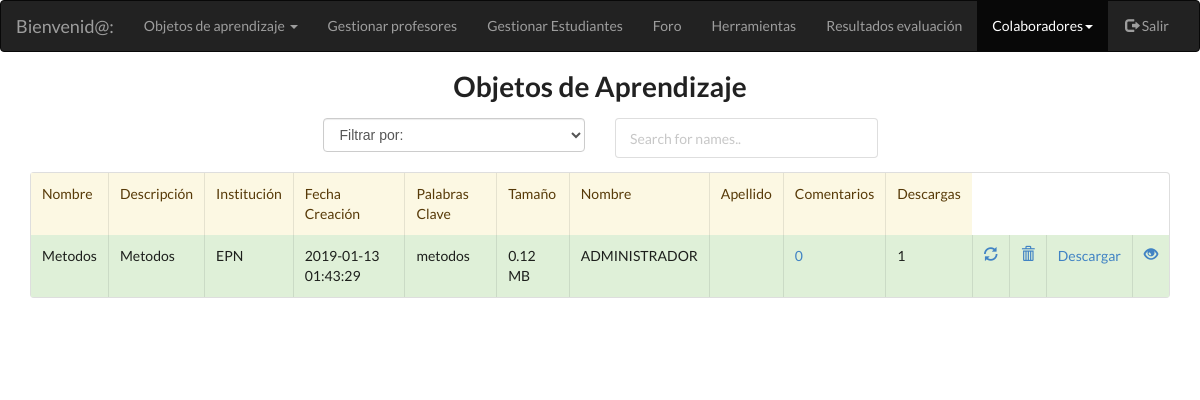
Page /aplicacion/modulos_administrador/adm_colaboradores/contribuciones.php on the earlier database version.
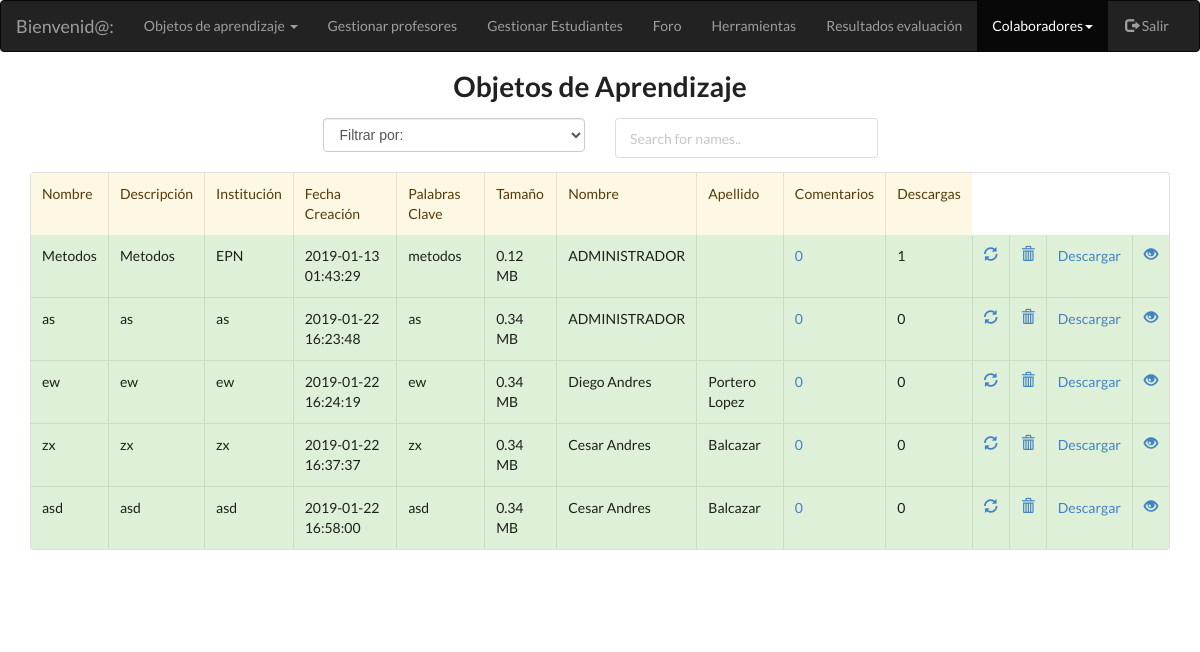
Same page on the later database version.
### tables this page shows
CREATE TABLE `objeto_aprendizaje` (
  `idobjeto_aprendizaje` int(11) NOT NULL,
  `nombre` varchar(45) DEFAULT NULL,
  `descripcion` varchar(500) DEFAULT NULL,
  `id_usuario` int(11) DEFAULT NULL,
  `institucion` varchar(45) DEFAULT NULL,
  `fechaCreacion` timestamp NOT NULL DEFAULT CURRENT_TIMESTAMP,
  `palabras_clave` varchar(500) DEFAULT NULL,
  `tamanio` varchar(45) DEFAULT NULL,
  `ruta` varchar(45) DEFAULT NULL,
  `materia` varchar(50) DEFAULT NULL,
  `descarga` int(11) DEFAULT NULL
);

CREATE TABLE `estudiante` (
  `idestudiante` int(11) NOT NULL,
  `ci` varchar(45) DEFAULT NULL,
  `nombres` varchar(45) DEFAULT NULL,
  `apellidos` varchar(45) DEFAULT NULL,
  `carrera` varchar(45) DEFAULT NULL,
  `id_facultad` int(11) DEFAULT NULL,
  `mail` varchar(45) DEFAULT NULL,
  `id_usuario` int(11) DEFAULT NULL
);

CREATE TABLE `profesor` (
  `idprofesor` int(11) NOT NULL,
  `ci` varchar(10) DEFAULT NULL,
  `nombres` varchar(45) DEFAULT NULL,
  `apellidos` varchar(45) DEFAULT NULL,
  `id_departamento` int(11) DEFAULT NULL,
  `id_facultad` int(11) DEFAULT NULL,
  `mail` varchar(45) DEFAULT NULL,
  `id_usuario` int(11) DEFAULT NULL
);

### aplicacion/clases_negocio/funciones_oa_profesor.php (called while the page is built, shortened)
<?php
function obtener_tipo_usuario_con_id($id_usuario){
    $conexion = new Conexion();
    $statement = 'select * from usuario where idUsuario=?';
    $consulta = $conexion->prepare($statement);
    $consulta->setFetchMode(PDO::FETCH_ASSOC);
    $consulta->execute([$id_usuario]);
    if ($consulta->rowCount() != 0) {
        $fila = $consulta->fetch();
        $tipo_usuario = $fila['tipo_usuario'];
    }
    if (isset($tipo_usuario)) {
        return $tipo_usuario;
    } else {
        return null;
    }
}
function obtener_id_profesor_con_id_usuario($id_usuario) {
    $conexion = new Conexion();
    $statement = 'select pro.idprofesor from usuario as us, profesor as pro where us.idUsuario=pro.id_usuario and us.idUsuario=?';
    $consulta = $conexion->prepare($statement);
    $consulta->setFetchMode(PDO::FETCH_ASSOC);
    $consulta->execute([$id_usuario]);
    if ($consulta->rowCount() != 0) {
        $fila = $consulta->fetch();
        $id_profesor = $fila['idprofesor'];
    }
    if (isset($id_profesor)) {
        return $id_profesor;
    } else {
        return null;
    }
}
function obtener_id_estudiante_con_id_usuario($id_usuario) {
    $conexion = new Conexion();
    $statement = 'select pro.idestudiante from usuario as us, estudiante as pro where us.idUsuario=pro.id_usuario and us.idUsuario=?';
    $consulta = $conexion->prepare($statement);
    $consulta->setFetchMode(PDO::FETCH_ASSOC);
    $consulta->execute([$id_usuario]);
    if ($consulta->rowCount() != 0) {
        $fila = $consulta->fetch();
        $id_profesor = $fila['idestudiante'];
    }
    if (isset($id_profesor)) {
        return $id_profesor;
    } else {
        return null;
    }
}
function obtener_profesor_como_arreglo($id_profesor) {
    $conexion = new Conexion();
    $statement = 'select * from profesor where idprofesor=?';
    $consulta = $conexion->prepare($statement);
    $consulta->setFetchMode(PDO::FETCH_ASSOC);
    $consulta->execute([$id_profesor]);
    if ($consulta->rowCount() != 0) {
        $fila = $consulta->fetch();
    }
    if (isset($fila)) {
        return $fila;
    } else {
        return null;
    }
}
function obtener_estudiante_como_arreglo($id_profesor) {
    $conexion = new Conexion();
    $statement = 'select * from estudiante where idestudiante=?';
    $consulta = $conexion->prepare($statement);
    $consulta->setFetchMode(PDO::FETCH_ASSOC);
    $consulta->execute([$id_profesor]);
    if ($consulta->rowCount() != 0) {
        $fila = $consulta->fetch();
    }
    if (isset($fila)) {
        return $fila;
    } else {
        return null;
    }
}
function obtener_nro_comentarios_oa($id_objeto_aprendizaje) {
    $conexion = new Conexion();
    $statement = 'select count(*) as nro_comentarios from objeto_aprendizaje as oa, comentario as c where oa.idobjeto_aprendizaje=c.id_objeto_aprendizaje and c.id_objeto_aprendizaje=?';
    $consulta = $conexion->prepare($statement);
    $consulta->setFetchMode(PDO::FETCH_ASSOC);
    $consulta->execute([$id_objeto_aprendizaje]);
    if ($consulta->rowCount() != 0) {
        $fila = $consulta->fetch();
        $id_profesor = $fila['nro_comentarios'];
    }
    if (isset($id_profesor)) {
        return $id_profesor;
    } else {
        return null;
    }
}
?>

### aplicacion/modulos_administrador/adm_colaboradores/contribuciones.php (the view, shortened to what this page needs)
<?php
require '../../clases_negocio/funciones_oa_profesor.php';
?>
<!DOCTYPE html PUBLIC "-//W3C//DTD XHTML 1.0 Transitional//EN" "http://www.w3.org/TR/xhtml1/DTD/xhtml1-transitional.dtd">
<html xmlns="http://www.w3.org/1999/xhtml" lang="es">
<head>
    <link rel="stylesheet" href="../../../plugins/bootstrap/css/bootstrap.min.css">
    <link rel="stylesheet" href="../../../estilos/semantic.css">
</head>
<body>
<?php include './navbar_adm_colaboradores.php';?>
<div class="container-fluid text-center">
    <div class="row content">
        <div class="col-sm-12 text-center">
            <h1 class="ui header">Objetos de Aprendizaje</h1>
            <form action="../../modulos_administrador/adm_ejecutar_buscar.php" method="post" enctype="multipart/form-data">
                <div class="col-md-3">
                </div>
                <div class="col-md-3 text-left ">
                    <select class= "form-control" name="tipo_criterio" dir="ltr" id="opcBus" required>
                        <option value="">Filtrar por:</option>
                    </select><br>
                </div>
                <div  class="ui input col-md-3 text-center"">
                <input type="text" id="myInput" onkeyup="myFunction()" placeholder="Search for names.." title="Type in a name"><br><br>
                </div>
            </form>
            <div class="container" >
                <table class="ui celled table" id="myTable">
                    <thead>
                    <tr class="warning">
                        <td>Nombre</td>
                        <td>Descripción</td>
                        <td>Institución</td>
                        <td>Fecha Creación</td>
                        <td>Palabras Clave</td>
                        <td>Tamaño</td>
                        <td>Nombre</td>
                        <td>Apellido</td>
                        <td>Comentarios</td>
                        <td>Descargas</td>
                    </tr>
                    </thead>
            </div>
            <?php
            $statement = ("select * from objeto_aprendizaje");
            $conexion = new Conexion();
            $consulta = $conexion->prepare($statement);
            $consulta->setFetchMode(PDO::FETCH_ASSOC);
            $consulta->execute();
            if ($consulta->rowCount() != 0) {
                while ($row = $consulta->fetch()) {
                    echo '<tr class="success">';
                    echo '<td>' . $row['nombre'] . '</td>';
                    echo '<td>' . $row['descripcion'] . '</td>';
                    echo '<td>' . $row['institucion'] . '</td>';
                    echo '<td>' . $row['fechaCreacion'] . '</td>';
                    echo '<td>' . $row['palabras_clave'] . '</td>';
                    echo '<td>' . number_format($row['tamanio'] / 1e6, 2, '.', '') . ' MB' . '</td>';
                    if (obtener_tipo_usuario_con_id($row['id_usuario']) == 'ADM') {
                        echo '<td>ADMINISTRADOR</td><td></td>';
                    } else if(obtener_tipo_usuario_con_id($row['id_usuario']) == 'PRO') {
                        $profesor = obtener_profesor_como_arreglo(obtener_id_profesor_con_id_usuario($row['id_usuario']));
                        echo '<td>' . $profesor['nombres'] . '</td><td>' . $profesor['apellidos'] . '</td>';
                    }else{
                        $profesor = obtener_estudiante_como_arreglo(obtener_id_estudiante_con_id_usuario($row['id_usuario']));
                        echo '<td>' . $profesor['nombres'] . '</td><td>' . $profesor['apellidos'] . '</td>';
                    }
                    echo '<td><a href="adm_comentarios.php?id=' . $row['idobjeto_aprendizaje'] . '">' . obtener_nro_comentarios_oa($row['idobjeto_aprendizaje']) . '</a></td>';
                    echo '<td>' . $row['descarga'] . '</td>';
                    echo '<td><a href="adm_actualizar_oa.php?id=' . $row['idobjeto_aprendizaje'] . '"><span class="glyphicon glyphicon-refresh"></a></td>';
                    echo "<td><a id='borrar'onClick=\"eliminar('".$row['idobjeto_aprendizaje']."');\" href='adm_buscar.php?id=" . $row['idobjeto_aprendizaje'] . "&idborrar=2'><span class='glyphicon glyphicon-trash'></a></td>";
                    echo "<td><a href=" . $row['ruta'] . "  onclick= \"myFunction('" . $row['idobjeto_aprendizaje'] . "');\" >Descargar</a></td>";
                    echo "<td><a href=../../storage/" . $row['ruta'] . ".jpg target=".'_blank'."><span class='glyphicon glyphicon-eye-open'></a></td>";
                    echo '</tr>';
                }
            }
            ?>
        </div>
    </div>
</div></br></br></br>
</body>
</body>
</html>

### aplicacion/modulos_administrador/adm_colaboradores/navbar_adm_colaboradores.php (shortened to what this page needs)
<nav class="navbar navbar-inverse">
    <div class="container-fluid">
        <div class="navbar-header">
            <a class="navbar-brand" href="#">Bienvenid@: </a>
        </div>
        <div class="collapse navbar-collapse" id="myNavbar">
            <ul class="nav navbar-nav">
                <li class="dropdown">
                    <a class="dropdown-toggle" data-toggle="dropdown" href="#">Objetos de aprendizaje
                        <span class="caret"></span></a>
                </li>
                <li><a href="../adm_buscar_profesores.php">Gestionar profesores</a></li>
                <li><a href="../adm_buscar_estudiantes.php">Gestionar Estudiantes</a></li>
                <?php
                echo '<li><a href="https://localhost:5001/home/'.$id.'/'.$nombre.'/'.$rol.'">Foro</a></li>';
                ?>
                <li><a href="../adm_herramientas.php">Herramientas</a></li>
                <li><a href="../adm_encuesta.php">Resultados evaluación</a></li>
                <li class="dropdown active">
                    <a class="dropdown-toggle" data-toggle="dropdown" href="#">Colaboradores<span class="caret"></span></a>
                </li>
            </ul>
            <ul class="nav navbar-nav navbar-right">
                <li><a href="../../../aplicacion/desconectar_sesion.php"><span class="glyphicon glyphicon-log-out"></span>
                        Salir</a></li>
            </ul>
        </div>
    </div>
</nav>

Differences in the rows shown:
added objeto_aprendizaje: nombre "as", descripcion "as", institucion "as", fechaCreacion "2019-01-22 16:23:48", palabras_clave "as", $row['tamanio']/1e6 "0.34", shows "ADMINISTRADOR", idobjeto_aprendizaje "0", descarga "0"
added objeto_aprendizaje: nombre "ew", descripcion "ew", institucion "ew", fechaCreacion "2019-01-22 16:24:19", palabras_clave "ew", $row['tamanio']/1e6 "0.34", id_usuario.nombres "Diego Andres", id_usuario.apellidos "Portero Lopez", idobjeto_aprendizaje "0", descarga "0"
added objeto_aprendizaje: nombre "zx", descripcion "zx", institucion "zx", fechaCreacion "2019-01-22 16:37:37", palabras_clave "zx", $row['tamanio']/1e6 "0.34", id_usuario.nombres "Cesar Andres", id_usuario.apellidos "Balcazar", idobjeto_aprendizaje "0", descarga "0"
added objeto_aprendizaje: nombre "asd", descripcion "asd", institucion "asd", fechaCreacion "2019-01-22 16:58:00", palabras_clave "asd", $row['tamanio']/1e6 "0.34", id_usuario.nombres "Cesar Andres", id_usuario.apellidos "Balcazar", idobjeto_aprendizaje "0", descarga "0"
